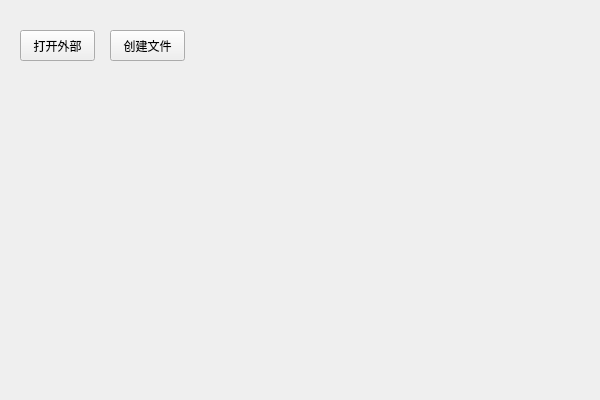
<?xml version="1.0" encoding="UTF-8"?>
<ui version="4.0">
 <class>My_windows_serverClass</class>
 <widget class="QWidget" name="My_windows_serverClass">
  <property name="geometry">
   <rect>
    <x>0</x>
    <y>0</y>
    <width>600</width>
    <height>400</height>
   </rect>
  </property>
  <property name="windowTitle">
   <string>My_windows_server</string>
  </property>
  <widget class="QPushButton" name="btn_start">
   <property name="geometry">
    <rect>
     <x>20</x>
     <y>30</y>
     <width>75</width>
     <height>31</height>
    </rect>
   </property>
   <property name="text">
    <string>打开外部</string>
   </property>
  </widget>
  <widget class="QPushButton" name="btn_new_file">
   <property name="geometry">
    <rect>
     <x>110</x>
     <y>30</y>
     <width>75</width>
     <height>31</height>
    </rect>
   </property>
   <property name="text">
    <string>创建文件</string>
   </property>
  </widget>
 </widget>
 <layoutdefault spacing="6" margin="11"/>
 <resources>
  <include location="my_windows_server.qrc"/>
 </resources>
 <connections/>
</ui>
